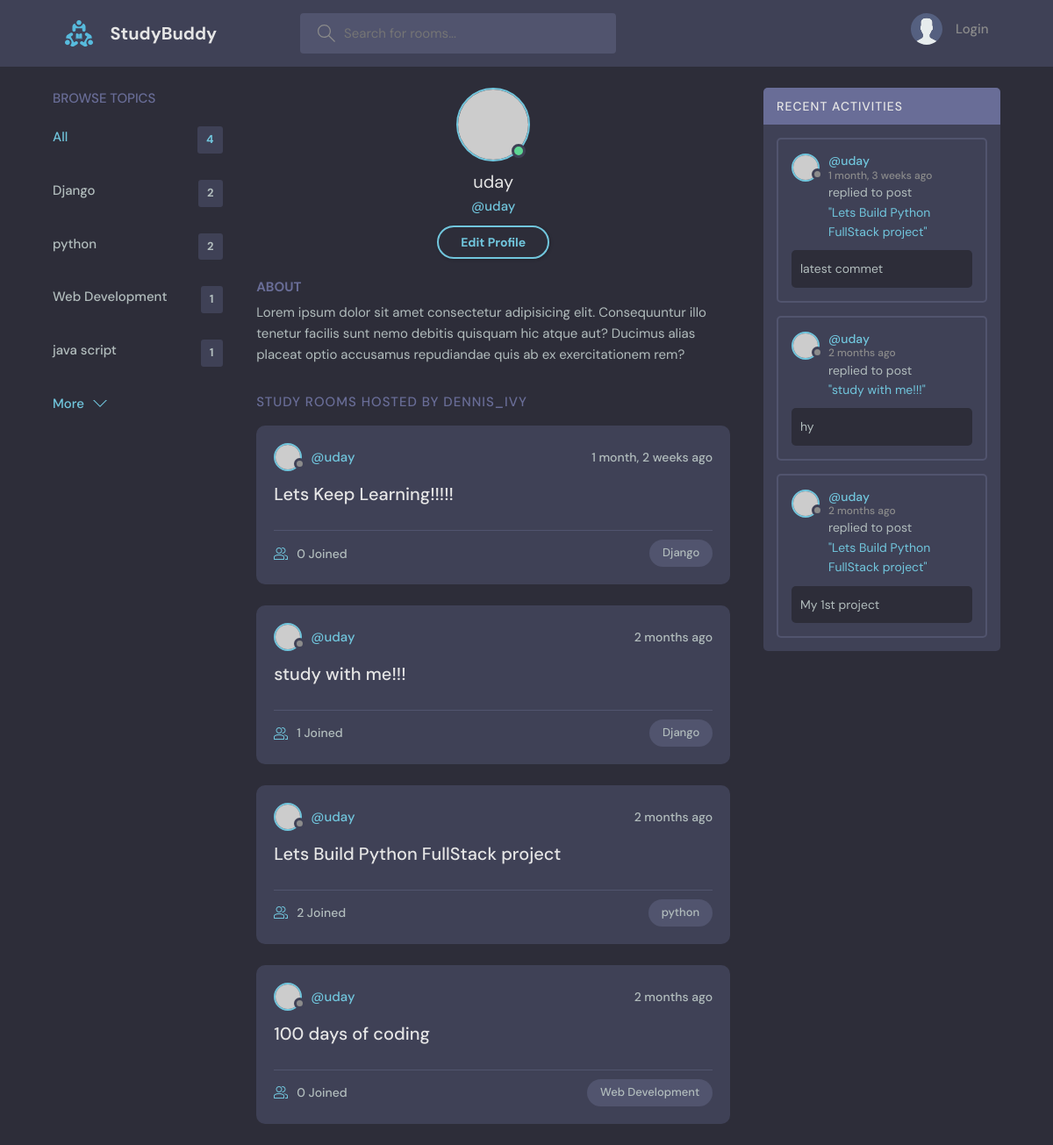
Screenshot of /user-profile/1 with the database file from the repository.
### base/models.py (models this page shows, shortened)
class Topic(models.Model):
    name = models.CharField(max_length=200)

class Room(models.Model):
    host = models.ForeignKey(User, on_delete=models.SET_NULL,null=True)
    topic = models.ForeignKey(Topic, on_delete=models.SET_NULL,null=True)
    name = models.CharField(max_length=200)
    description = models.TextField(null=True, blank=True)
    participants = models.ManyToManyField(User,related_name='participants',blank=True)
    updated = models.DateTimeField(auto_now=True)
    created = models.DateTimeField(auto_now_add=True)
    class Meta:
        ordering = ['-updated','-created']
    def __str__(self):
        return self.name

class Message(models.Model):
    user = models.ForeignKey(User, on_delete=models.CASCADE)
    room = models.ForeignKey(Room, on_delete=models.CASCADE)
    body = models.TextField()
    updated = models.DateTimeField(auto_now=True)
    created = models.DateTimeField(auto_now_add=True)
    class Meta:
        ordering = ['-updated','-created']
    def __str__(self):
        return self.body[:50]

### base/views.py (the view)
# urls.py: path('user-profile/<str:pk>',views.userProfile,name="user-profile"),
def userProfile(request,pk):
    user = User.objects.get(id=pk)
    rooms = user.room_set.all()
    room_messages = user.message_set.all()
    topics = Topic.objects.all()
    context={'user':user,'rooms':rooms, 'room_messages':room_messages,'topics':topics}
    return render(request,'base/profile.html',context)

### base/templates/base/profile.html
{% extends "main.html" %}
{% block content %}
  <main class="profile-page layout layout--3">
    <div class="container">
      {% include "base/topics_component.html" %}
      <div class="roomList">
        <div class="profile">
          <div class="profile__avatar">
            <div class="avatar avatar--large active">
              <img src="https://randomuser.me/api/portraits/men/11.jpg" />
            </div>
          </div>
          <div class="profile__info">
            <h3>{{user.username}}</h3>
            <p>@{{user.username}}</p>
            <a href="edit-user.html" class="btn btn--main btn--pill">Edit Profile</a>
          </div>
          <div class="profile__about">
            <h3>About</h3>
            <p>
              Lorem ipsum dolor sit amet consectetur adipisicing elit. Consequuntur illo tenetur
              facilis sunt nemo debitis quisquam hic atque aut? Ducimus alias placeat optio
              accusamus repudiandae quis ab ex exercitationem rem?
            </p>
          </div>
        </div>
        <div class="roomList__header">
          <div>
            <h2>Study Rooms Hosted by dennis_ivy</a>
            </h2>
          </div>
        </div>
        {% include "base/feed_component.html" %}
      </div>
      {% include "base/activity_component.html" %}
    </div>
  </main>
{% endblock content %}

### templates/main.html (shortened to what this page needs)
<!DOCTYPE html>
{% load static  %}
<html lang="en">
  <head>
    <link rel="stylesheet" href="{% static 'styles/style.css' %}" />
  </head>
  <body>
    {% include 'navbar.html' %}
    {% block content %}
    {% endblock %}
  </body>
</html>

### templates/navbar.html (shortened to what this page needs)
{% load static %}
<header class="header header--loggedIn">
    <div class="container">
      <a href="{% url 'home' %}" class="header__logo">
        <img src="{%  static 'images/logo.svg' %}" />
        <h1>StudyBuddy</h1>
      </a>
      <form class="header__search" method="GET" action="{% url 'home' %}">
        <label>
          <input name="q" placeholder="Search for rooms..." />
        </label>
      </form>
      <nav class="header__menu">
        {% if request.user.is_authenticated %}
        <div class="header__user">
          <a href="profile.html">
            <div class="avatar avatar--medium active">
              <img src="https://randomuser.me/api/portraits/men/37.jpg" />
            </div>
            <p>{{request.user.username}} <span>@{{request.user.username}}</span></p>
          </a>
          <button class="dropdown-button">
            <svg version="1.1" xmlns="http://www.w3.org/2000/svg" width="32" height="32" viewBox="0 0 32 32">
              <title>chevron-down</title>
              <path d="M16 21l-13-13h-3l16 16 16-16h-3l-13 13z"></path>
            </svg>
          </button>
        </div>
        {% else %}
        <a href="{% url 'login' %}">
          <img src="{% static '/images/avatar.svg' %}" />
          <p>Login</p>
        </a>
        {% endif %}
      </nav>
    </div>
  </header>

### base/templates/base/topics_component.html
<div class="topics">
    <div class="topics__header">
      <h2>Browse Topics</h2>
    </div>
    <ul class="topics__list">
      <li>
        <a href="{% url 'home' %}" class="active">All <span>{{topics.count}}</span></a>
      </li>
      {% for topic in topics %}
      <li>
        <a href="{% url 'home' %}?q={{topic.name}} ">{{topic.name}} <span>{{topic.room_set.all.count}}</span></a>
      </li>
      {% endfor %}
    </ul>
    <a class="btn btn--link" href="topics.html">
      More
      <svg version="1.1" xmlns="http://www.w3.org/2000/svg" width="32" height="32" viewBox="0 0 32 32">
        <title>chevron-down</title>
        <path d="M16 21l-13-13h-3l16 16 16-16h-3l-13 13z"></path>
      </svg>
    </a>
  </div>

### base/templates/base/feed_component.html (shortened to what this page needs)
{% for room in rooms %}
<div class="roomListRoom">
    <div class="roomListRoom__header">
      <a href="{% url 'user-profile' room.host.id %}" class="roomListRoom__author">
        <div class="avatar avatar--small">
          <img src="https://randomuser.me/api/portraits/women/11.jpg" />
        </div>
        <span>@{{room.host.username}}</span>
      </a>
      <div class="roomListRoom__actions">
        <span>{{room.created|timesince}} ago</span>
      </div>
    </div>
    <div class="roomListRoom__content">
      <a href="{% url 'room' room.id %}">{{room.name}}</a>
    </div>
    <div class="roomListRoom__meta">
      <a href="{% url 'room' room.id %}" class="roomListRoom__joined">
        {{room.participants.all.count}} Joined
      </a>
      <p class="roomListRoom__topic">{{room.topic.name}}</p>
    </div>
  </div>
{% endfor %}

### base/templates/base/activity_component.html (shortened to what this page needs)
<div class="activities">
        <div class="activities__header">
          <h2>Recent Activities</h2>
        </div>
        {% for message in room_messages  %}
        <div class="activities__box">
          <div class="activities__boxHeader roomListRoom__header">
            <a href="{% url 'user-profile' message.user.id %}" class="roomListRoom__author">
              <div class="avatar avatar--small">
                <img src="https://randomuser.me/api/portraits/women/11.jpg" />
              </div>
              <p>
                @{{message.user}}
                <span>{{message.created|timesince}} ago</span>
              </p>
            </a>
          </div>
          <div class="activities__boxContent">
            <p>replied to post <a href="{% url 'room' message.room.id %}">"{{message.room}}"</a></p>
            <div class="activities__boxRoomContent">
                <p>{{message.body}}</p>
            </div>
          </div>
        </div>
        {% endfor %}
</div>

### rows the page displays
Topic: name "Django", room_set.all.count "2"
Topic: name "python", room_set.all.count "2"
Topic: name "Web Development", room_set.all.count "1"
Topic: name "java script", room_set.all.count "1"
Room: host.username "uday", created "1 month, 2 weeks", name "Lets Keep Learning!!!!!", participants.all.count "0", topic.name "Django"
Room: host.username "uday", created "2 months", name "study with me!!!", participants.all.count "1", topic.name "Django"
Room: host.username "uday", created "2 months", name "Lets Build Python FullStack project", participants.all.count "2", topic.name "python"
Room: host.username "uday", created "2 months", name "100 days of coding", participants.all.count "0", topic.name "Web Development"
Message: user "uday", created "1 month, 3 weeks", room "Lets Build Python FullStack project", body "latest commet"
Message: user "uday", created "2 months", room "study with me!!!", body "hy"
Message: user "uday", created "2 months", room "Lets Build Python FullStack project", body "My 1st project"

### other values shown
{{ topics.count }} "4"
{{ user.username }} "uday"
